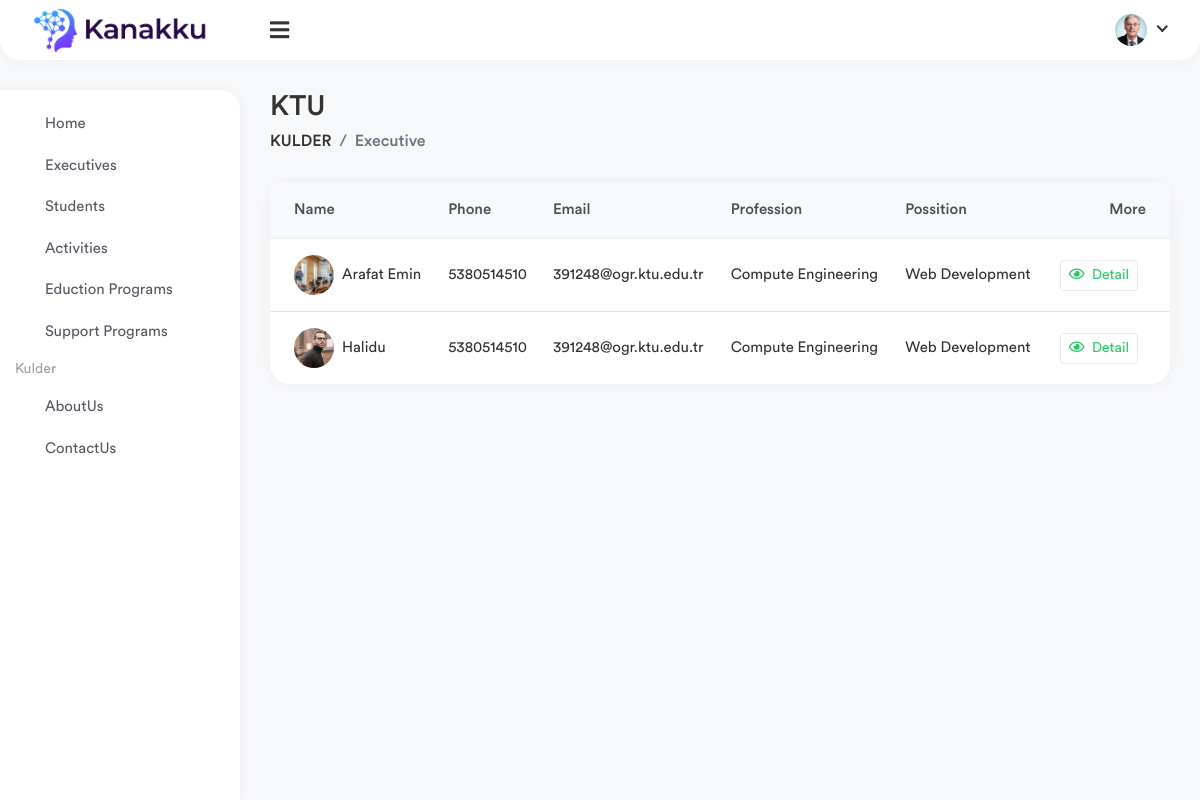
Page /executives/ on the committed database.
### Kulder/models.py (models this page shows, shortened)
class Executive(models.Model):
    user                         = models.ForeignKey(User, blank=True, null=True, on_delete=models.CASCADE)
    name                         = models.CharField(max_length=128)
    slug                         = models.SlugField(allow_unicode=True)
    email                        = models.EmailField(blank=True, null=True)
    phone                        = models.CharField(max_length=20, null=True, blank=True)
    profession                   = models.CharField(max_length=128, blank=True, null=True)
    possition                    = models.CharField(max_length=128)
    about                        = models.TextField()
    profile_pic                  = models.ImageField(upload_to='employee/', blank=True, null=True)
    nationality                  = CountryField()
    address                      = models.CharField(max_length=256, blank=True, null=True)
    experience                   = models.TextField()

### Kulder/views.py (the view)
# urls.py: path('executives/', ExecutivesList.as_view(), name='executives'),
class ExecutivesList(ListView):
    model = Executive
    context_object_name = 'executives'
    template_name = 'executives.html'

### Kulder/templates/executives.html
{% extends 'base.html' %}
{% load static %}
{% block content %}
    <div class="main-wrapper">
        <div class="page-wrapper">
            <div class="content container-fluid">
                <div class="page-header">
                    <div class="row align-items-center">
                        <div class="col">
                            <h3 class="page-title">KTU</h3>
                            <ul class="breadcrumb">
                                <li class="breadcrumb-item"><a href="{% url 'home' %}">KULDER</a>
                                </li>
                                <li class="breadcrumb-item active">Executive</li>
                            </ul>
                        </div>
                    </div>
                </div>
                <div class="row">
                    <div class="col-sm-12">
                        <div class="card card-table">
                            <div class="card-body">
                                <div class="table-responsive">
                                    <table class="table table-center table-hover datatable">
                                        <thead class="thead-light">
                                        <tr>
                                            <th>Name</th>
                                            <th>Phone</th>
                                            <th>Email</th>
                                            <th>Profession</th>
                                            <th>Possition</th>
                                            <th class="text-right">More</th>
                                        </tr>
                                        </thead>
                                        <tbody>
                                        {% for executive in executives %}
                                            <tr>
                                                {% if executive.profile_pic %}
                                                    <td>
                                                        <h2 class="table-avatar">
                                                            <a href="{% url 'executive-detail' executive.slug %}"
                                                               class="avatar avatar-sm mr-2"><img
                                                                    class="avatar-img rounded-circle"
                                                                    src="{{ executive.profile_pic.url }}"
                                                                    alt="User Image"></a>
                                                            <a href="#">{{ executive.name }}</a>
                                                        </h2>
                                                    </td>
                                                {% else %}
                                                    <td>
                                                        <h2 class="table-avatar">
                                                            <a href="{% url 'executive-detail' executive.slug %}"
                                                               class="avatar avatar-sm mr-2"><img
                                                                    class="avatar-img rounded-circle"
                                                                    src="{% static 'assets/img/profiles/avatar-02.jpg' %}"
                                                                    alt="User Image"></a>
                                                            <a href="#">{{ executive.name }}</a>
                                                        </h2>
                                                    </td>
                                                {% endif %}
                                                <td>{{ executive.phone }}</td>
                                                <td>{{ executive.email }}</td>
                                                <td>{{ executive.profession }}</td>
                                                <td>{{ executive.possition }}</td>
                                                <td class="text-right">
                                                    <a href="{% url 'executive-detail' executive.slug %}"
                                                       class="btn btn-sm btn-white text-success mr-2"><i
                                                            class="far fa-eye mr-1"></i> Detail</a>
                                                </td>
                                            </tr>
                                        {% endfor %}
                                        </tbody>
                                    </table>
                                </div>
                            </div>
                        </div>
                    </div>
                </div>
            </div>
        </div>
    </div>
{% endblock %}

### rows in the picture
Executive: profile_pic (picture), name "Arafat Emin", phone "5380514510", email "391248@ogr.ktu.edu.tr", profession "Compute Engineering", possition "Web Development"
Executive: name "Halidu", phone "5380514510", email "391248@ogr.ktu.edu.tr", profession "Compute Engineering", possition "Web Development"
